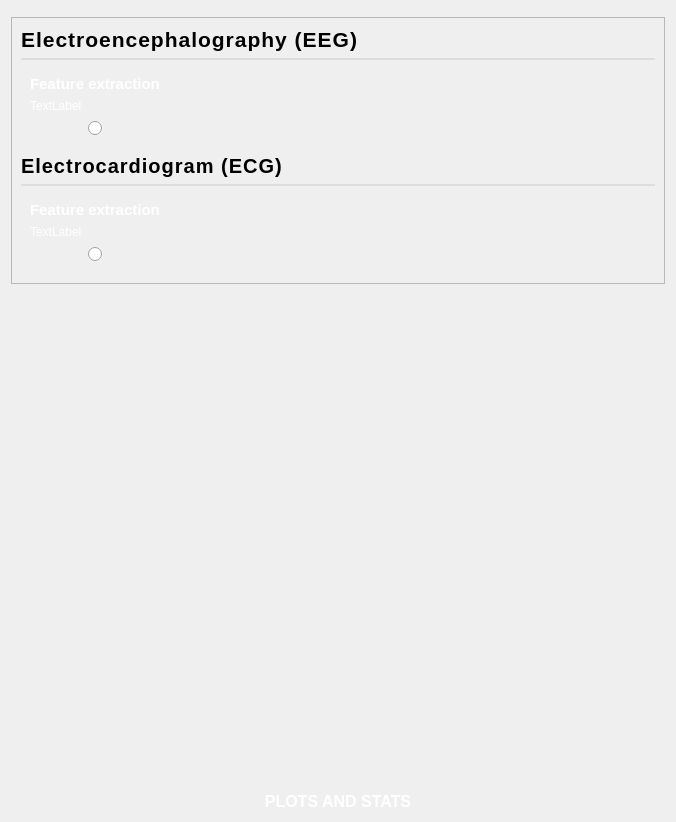
<?xml version="1.0" encoding="UTF-8"?>
<ui version="4.0">
 <class>Form</class>
 <widget class="QWidget" name="Form">
  <property name="geometry">
   <rect>
    <x>0</x>
    <y>0</y>
    <width>676</width>
    <height>822</height>
   </rect>
  </property>
  <property name="windowTitle">
   <string>Form</string>
  </property>
  <property name="styleSheet">
   <string notr="true"/>
  </property>
  <layout class="QVBoxLayout" name="verticalLayout">
   <item>
    <widget class="QFrame" name="topContentWidget">
     <property name="sizePolicy">
      <sizepolicy hsizetype="Preferred" vsizetype="Minimum">
       <horstretch>0</horstretch>
       <verstretch>0</verstretch>
      </sizepolicy>
     </property>
     <property name="frameShape">
      <enum>QFrame::StyledPanel</enum>
     </property>
     <property name="frameShadow">
      <enum>QFrame::Raised</enum>
     </property>
    </widget>
   </item>
   <item>
    <widget class="QFrame" name="frame_2">
     <property name="frameShape">
      <enum>QFrame::StyledPanel</enum>
     </property>
     <property name="frameShadow">
      <enum>QFrame::Raised</enum>
     </property>
     <layout class="QVBoxLayout" name="verticalLayout_2">
      <item>
       <widget class="QLabel" name="label">
        <property name="styleSheet">
         <string notr="true">QLabel {
    font-size: 16pt;
    font-weight: 800;
    letter-spacing: 1px;
    color: qlineargradient(
        spread:pad, x1:0, y1:0, x2:1, y2:0,
        stop:0 #6a0dad, stop:1 #ec407a
    );
}</string>
        </property>
        <property name="text">
         <string>Electroencephalography (EEG)</string>
        </property>
       </widget>
      </item>
      <item>
       <widget class="Line" name="line">
        <property name="styleSheet">
         <string notr="true">QFrame {
    background-color: #dcdde1;
    max-height: 2px;
    border: none;
}</string>
        </property>
        <property name="orientation">
         <enum>Qt::Horizontal</enum>
        </property>
       </widget>
      </item>
      <item>
       <layout class="QHBoxLayout" name="horizontalLayout">
        <item>
         <widget class="QFrame" name="featureseegQFrame">
          <property name="sizePolicy">
           <sizepolicy hsizetype="Fixed" vsizetype="Fixed">
            <horstretch>0</horstretch>
            <verstretch>0</verstretch>
           </sizepolicy>
          </property>
          <property name="styleSheet">
           <string notr="true">QFrame {
    border-radius: 18px;
    background: qlineargradient(
        spread:pad, x1:0, y1:0, x2:1, y2:1,
        stop:0 #6a0dad,
        stop:1 #ec407a
    );
    color: white;
    border: none;
    box-shadow: 0px 4px 20px rgba(106, 13, 173, 0.35);
}</string>
          </property>
          <property name="frameShape">
           <enum>QFrame::StyledPanel</enum>
          </property>
          <property name="frameShadow">
           <enum>QFrame::Raised</enum>
          </property>
          <layout class="QVBoxLayout" name="verticalLayout_3">
           <item>
            <widget class="QLabel" name="label_3">
             <property name="styleSheet">
              <string notr="true">QLabel { color: white; font-size: 11pt; background-color: transparent; font-family: Arial; font-weight: bold; }</string>
             </property>
             <property name="text">
              <string>Feature extraction</string>
             </property>
            </widget>
           </item>
           <item>
            <layout class="QHBoxLayout" name="horizontalLayout_3">
             <item>
              <widget class="QLabel" name="eegIcon">
               <property name="styleSheet">
                <string notr="true">QLabel {
    border: none;
    background-color: transparent;
}</string>
               </property>
               <property name="text">
                <string>TextLabel</string>
               </property>
              </widget>
             </item>
            </layout>
           </item>
           <item>
            <layout class="QHBoxLayout" name="horizontalLayout_5">
             <item>
              <spacer name="horizontalSpacer_2">
               <property name="orientation">
                <enum>Qt::Horizontal</enum>
               </property>
               <property name="sizeHint" stdset="0">
                <size>
                 <width>40</width>
                 <height>20</height>
                </size>
               </property>
              </spacer>
             </item>
             <item>
              <widget class="QRadioButton" name="featureseegRButton">
               <property name="styleSheet">
                <string notr="true"/>
               </property>
               <property name="text">
                <string/>
               </property>
              </widget>
             </item>
             <item>
              <spacer name="horizontalSpacer">
               <property name="orientation">
                <enum>Qt::Horizontal</enum>
               </property>
               <property name="sizeHint" stdset="0">
                <size>
                 <width>40</width>
                 <height>20</height>
                </size>
               </property>
              </spacer>
             </item>
            </layout>
           </item>
          </layout>
         </widget>
        </item>
        <item>
         <spacer name="horizontalSpacer_5">
          <property name="orientation">
           <enum>Qt::Horizontal</enum>
          </property>
          <property name="sizeHint" stdset="0">
           <size>
            <width>40</width>
            <height>20</height>
           </size>
          </property>
         </spacer>
        </item>
       </layout>
      </item>
      <item>
       <widget class="QLabel" name="label_2">
        <property name="styleSheet">
         <string notr="true">QLabel {
    font-size: 15pt;
    font-weight: 800;
    letter-spacing: 1px;
    color: qlineargradient(
        spread:pad, x1:0, y1:0, x2:1, y2:0,
        stop:0 #6a0dad, stop:1 #ec407a
    );
}</string>
        </property>
        <property name="text">
         <string>Electrocardiogram (ECG)</string>
        </property>
       </widget>
      </item>
      <item>
       <widget class="Line" name="line_2">
        <property name="styleSheet">
         <string notr="true">QFrame {
    background-color: #dcdde1;
    max-height: 2px;
    border: none;
}</string>
        </property>
        <property name="orientation">
         <enum>Qt::Horizontal</enum>
        </property>
       </widget>
      </item>
      <item>
       <layout class="QHBoxLayout" name="horizontalLayout_2">
        <item>
         <widget class="QFrame" name="featuresecgQFrame">
          <property name="sizePolicy">
           <sizepolicy hsizetype="Fixed" vsizetype="Fixed">
            <horstretch>0</horstretch>
            <verstretch>0</verstretch>
           </sizepolicy>
          </property>
          <property name="styleSheet">
           <string notr="true">QFrame {
    border-radius: 18px;
    background: qlineargradient(
        spread:pad, x1:0, y1:0, x2:1, y2:1,
        stop:0 #6a0dad,
        stop:1 #ec407a
    );
    color: white;
    border: none;
    box-shadow: 0px 4px 20px rgba(106, 13, 173, 0.35);
}</string>
          </property>
          <property name="frameShape">
           <enum>QFrame::StyledPanel</enum>
          </property>
          <property name="frameShadow">
           <enum>QFrame::Raised</enum>
          </property>
          <layout class="QVBoxLayout" name="verticalLayout_4">
           <item>
            <widget class="QLabel" name="label_5">
             <property name="styleSheet">
              <string notr="true">QLabel { color: white; font-size: 11pt; background-color: transparent; font-family: Arial; font-weight: bold; }</string>
             </property>
             <property name="text">
              <string>Feature extraction</string>
             </property>
            </widget>
           </item>
           <item>
            <layout class="QHBoxLayout" name="horizontalLayout_4">
             <item>
              <widget class="QLabel" name="ecgIcon">
               <property name="styleSheet">
                <string notr="true">QLabel {
    border: none;
    background-color: transparent;
}</string>
               </property>
               <property name="text">
                <string>TextLabel</string>
               </property>
              </widget>
             </item>
            </layout>
           </item>
           <item>
            <layout class="QHBoxLayout" name="horizontalLayout_6">
             <item>
              <spacer name="horizontalSpacer_3">
               <property name="orientation">
                <enum>Qt::Horizontal</enum>
               </property>
               <property name="sizeHint" stdset="0">
                <size>
                 <width>40</width>
                 <height>20</height>
                </size>
               </property>
              </spacer>
             </item>
             <item>
              <widget class="QRadioButton" name="featuresecgRButton">
               <property name="styleSheet">
                <string notr="true"/>
               </property>
               <property name="text">
                <string/>
               </property>
              </widget>
             </item>
             <item>
              <spacer name="horizontalSpacer_4">
               <property name="orientation">
                <enum>Qt::Horizontal</enum>
               </property>
               <property name="sizeHint" stdset="0">
                <size>
                 <width>40</width>
                 <height>20</height>
                </size>
               </property>
              </spacer>
             </item>
            </layout>
           </item>
          </layout>
         </widget>
        </item>
        <item>
         <spacer name="horizontalSpacer_6">
          <property name="orientation">
           <enum>Qt::Horizontal</enum>
          </property>
          <property name="sizeHint" stdset="0">
           <size>
            <width>40</width>
            <height>20</height>
           </size>
          </property>
         </spacer>
        </item>
       </layout>
      </item>
     </layout>
    </widget>
   </item>
   <item>
    <spacer name="verticalSpacer">
     <property name="orientation">
      <enum>Qt::Vertical</enum>
     </property>
     <property name="sizeHint" stdset="0">
      <size>
       <width>20</width>
       <height>40</height>
      </size>
     </property>
    </spacer>
   </item>
   <item>
    <widget class="QPushButton" name="plotstatsButton">
     <property name="font">
      <font>
       <pointsize>12</pointsize>
       <weight>75</weight>
       <bold>true</bold>
      </font>
     </property>
     <property name="styleSheet">
      <string notr="true">QPushButton {
    border-radius: 18px;
    background: qlineargradient(
        spread:pad, x1:0, y1:0, x2:1, y2:1,
        stop:0 #6a0dad,
        stop:1 #ec407a
    );
    color: white;
    border: none;
    box-shadow: 0px 4px 20px rgba(106, 13, 173, 0.35);
}</string>
     </property>
     <property name="text">
      <string>PLOTS AND STATS</string>
     </property>
    </widget>
   </item>
  </layout>
 </widget>
 <resources/>
 <connections/>
</ui>
